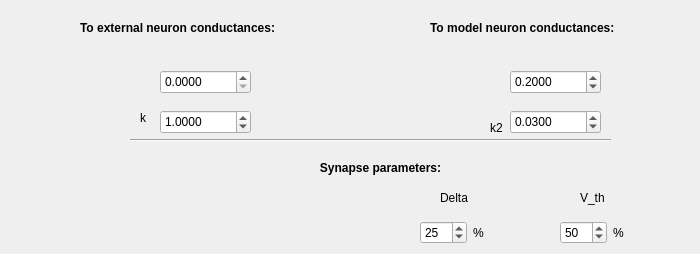
     <widget class="QWidget" name="pageSynPrinz">
      <widget class="QDoubleSpinBox" name="doubleSynPrinz_gMtoE">
       <property name="geometry">
        <rect>
         <x>160</x>
         <y>70</y>
         <width>91</width>
         <height>24</height>
        </rect>
       </property>
       <property name="decimals">
        <number>4</number>
       </property>
       <property name="singleStep">
        <double>0.050000000000000</double>
       </property>
       <property name="value">
        <double>0.000000000000000</double>
       </property>
      </widget>
      <widget class="QLabel" name="label_54">
       <property name="geometry">
        <rect>
         <x>440</x>
         <y>190</y>
         <width>61</width>
         <height>15</height>
        </rect>
       </property>
       <property name="text">
        <string>Delta</string>
       </property>
      </widget>
      <widget class="QLabel" name="label_56">
       <property name="geometry">
        <rect>
         <x>250</x>
         <y>160</y>
         <width>261</width>
         <height>16</height>
        </rect>
       </property>
       <property name="font">
        <font>
         <weight>75</weight>
         <bold>true</bold>
        </font>
       </property>
       <property name="text">
        <string>Synapse parameters:</string>
       </property>
       <property name="alignment">
        <set>Qt::AlignCenter</set>
       </property>
      </widget>
      <widget class="QDoubleSpinBox" name="doubleSynPrinz_gEtoM">
       <property name="geometry">
        <rect>
         <x>510</x>
         <y>70</y>
         <width>91</width>
         <height>24</height>
        </rect>
       </property>
       <property name="decimals">
        <number>4</number>
       </property>
       <property name="singleStep">
        <double>0.050000000000000</double>
       </property>
       <property name="value">
        <double>0.200000000000000</double>
       </property>
      </widget>
      <widget class="Line" name="line_2">
       <property name="geometry">
        <rect>
         <x>130</x>
         <y>130</y>
         <width>481</width>
         <height>20</height>
        </rect>
       </property>
       <property name="orientation">
        <enum>Qt::Horizontal</enum>
       </property>
      </widget>
      <widget class="QLabel" name="label_60">
       <property name="geometry">
        <rect>
         <x>80</x>
         <y>20</y>
         <width>261</width>
         <height>16</height>
        </rect>
       </property>
       <property name="font">
        <font>
         <weight>75</weight>
         <bold>true</bold>
        </font>
       </property>
       <property name="text">
        <string>To external neuron conductances:</string>
       </property>
      </widget>
      <widget class="QWidget" name="layoutWidget_2">
       <property name="geometry">
        <rect>
         <x>560</x>
         <y>220</y>
         <width>72</width>
         <height>25</height>
        </rect>
       </property>
       <layout class="QHBoxLayout" name="horizontalLayout_15">
        <item>
         <widget class="QDoubleSpinBox" name="doubleSynPrinz_vth">
          <property name="decimals">
           <number>0</number>
          </property>
          <property name="minimum">
           <double>0.000000000000000</double>
          </property>
          <property name="singleStep">
           <double>5.000000000000000</double>
          </property>
          <property name="value">
           <double>50.000000000000000</double>
          </property>
         </widget>
        </item>
        <item>
         <widget class="QLabel" name="label_63">
          <property name="text">
           <string>%</string>
          </property>
         </widget>
        </item>
       </layout>
      </widget>
      <widget class="QLabel" name="label_64">
       <property name="geometry">
        <rect>
         <x>580</x>
         <y>190</y>
         <width>61</width>
         <height>15</height>
        </rect>
       </property>
       <property name="text">
        <string>V_th</string>
       </property>
      </widget>
      <widget class="QLabel" name="label_66">
       <property name="geometry">
        <rect>
         <x>490</x>
         <y>120</y>
         <width>61</width>
         <height>15</height>
        </rect>
       </property>
       <property name="text">
        <string>k2</string>
       </property>
      </widget>
      <widget class="QLabel" name="label_68">
       <property name="geometry">
        <rect>
         <x>430</x>
         <y>20</y>
         <width>261</width>
         <height>16</height>
        </rect>
       </property>
       <property name="font">
        <font>
         <weight>75</weight>
         <bold>true</bold>
        </font>
       </property>
       <property name="text">
        <string>To model neuron conductances:</string>
       </property>
      </widget>
      <widget class="QDoubleSpinBox" name="doubleSynPrinz_kMtoE">
       <property name="geometry">
        <rect>
         <x>160</x>
         <y>110</y>
         <width>91</width>
         <height>24</height>
        </rect>
       </property>
       <property name="decimals">
        <number>4</number>
       </property>
       <property name="minimum">
        <double>-99.000000000000000</double>
       </property>
       <property name="singleStep">
        <double>0.050000000000000</double>
       </property>
       <property name="value">
        <double>1.000000000000000</double>
       </property>
      </widget>
      <widget class="QWidget" name="layoutWidget_3">
       <property name="geometry">
        <rect>
         <x>420</x>
         <y>220</y>
         <width>72</width>
         <height>25</height>
        </rect>
       </property>
       <layout class="QHBoxLayout" name="horizontalLayout_16">
        <item>
         <widget class="QDoubleSpinBox" name="doubleSynPrinz_delta">
          <property name="decimals">
           <number>0</number>
          </property>
          <property name="minimum">
           <double>0.000000000000000</double>
          </property>
          <property name="maximum">
           <double>100.000000000000000</double>
          </property>
          <property name="singleStep">
           <double>5.000000000000000</double>
          </property>
          <property name="value">
           <double>25.000000000000000</double>
          </property>
         </widget>
        </item>
        <item>
         <widget class="QLabel" name="label_74">
          <property name="text">
           <string>%</string>
          </property>
         </widget>
        </item>
       </layout>
      </widget>
      <widget class="QLabel" name="label_75">
       <property name="geometry">
        <rect>
         <x>140</x>
         <y>110</y>
         <width>21</width>
         <height>16</height>
        </rect>
       </property>
       <property name="text">
        <string>k </string>
       </property>
      </widget>
      <widget class="QDoubleSpinBox" name="doubleSynPrinz_kEtoM">
       <property name="geometry">
        <rect>
         <x>510</x>
         <y>110</y>
         <width>91</width>
         <height>24</height>
        </rect>
       </property>
       <property name="decimals">
        <number>4</number>
       </property>
       <property name="minimum">
        <double>-99.000000000000000</double>
       </property>
       <property name="singleStep">
        <double>0.005000000000000</double>
       </property>
       <property name="value">
        <double>0.030000000000000</double>
       </property>
      </widget>
     </widget>
